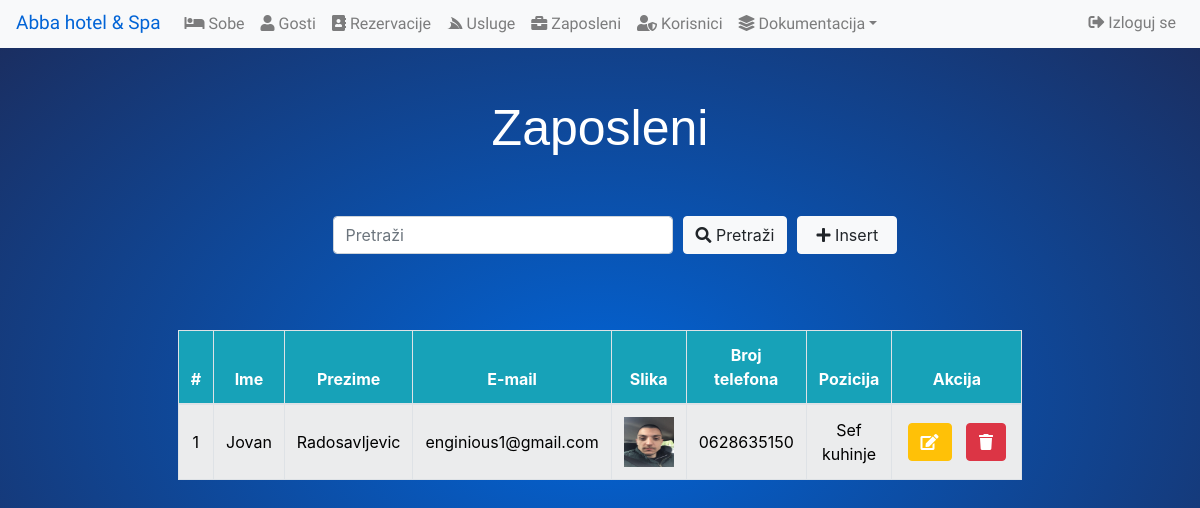
The page /zaposleni.php (signed in) on the database its author committed.
### tables this page shows
CREATE TABLE `zaposleni` (
  `radnik_id` int(11) NOT NULL,
  `ime` varchar(255) NOT NULL,
  `prezime` varchar(255) NOT NULL,
  `e_mail` varchar(255) NOT NULL,
  `slika` varchar(255) NOT NULL,
  `broj_telefona` varchar(11) NOT NULL,
  `pozicija` varchar(255) NOT NULL
);

### zaposleni.php (the view, shortened to what this page needs)
<?php
include 'dbconnect.php';
?>
<!DOCTYPE html>
<html>
<head>
  <?php include 'navbar.php' ?>
	<link rel="stylesheet" href="style.css">
	<link rel="stylesheet" href="bootstrap/css/bootstrap.min.css">
	<link href="https://cdnjs.cloudflare.com/ajax/libs/font-awesome/5.13.0/css/all.min.css" rel="stylesheet">
</head>
<body>
	<h2  class="display-3" style='display: none;'>Zaposleni</h2>
	<div class="display-search" style="display: none;">
		<div class="container row d-flex justify-content-center" style="margin-left: auto; margin-right: auto; margin-bottom: 5%;">
			<div class="col-md-4" style="margin-right: 10px;">
				<input type='text' name='search_bar' class='form-control'  placeholder='Pretraži'>
			</div>
			<div class="form-group row">
				<button class="btn btn-light" type='button' name='submit_search' id='search' style="margin-right: 10px; min-width: 100px;"><i class="fas fa-search"></i> Pretraži</button>
				<button class="btn btn-light" type='button' name='Insert' id='insert' data-toggle="modal" data-target="#insert_modal" style="min-width: 100px;"><i class="fas fa-plus"></i> Insert</button>
			</div>
		</div>
	</div>
		<table class="table table-striped table-bordered" id='tabela_zaposleni'  style='display: none;'>
			<thead class="bg-info">
				<tr>
					<th>#</th>
					<th>Ime</th>
					<th>Prezime</th>
					<th>E-mail</th>
					<th>Slika</th>
					<th>Broj telefona</th>
					<th>Pozicija</th>
					<th style="width: 130px">Akcija</th>
				</tr>
			</thead>
			<tbody id='tbody' class="bg-light">
<?php
$prikaz = "SELECT * FROM zaposleni";
$results = $conn->query($prikaz);
$i = 1;
while ($red = $results->fetch_assoc()) {
?>
				<tr>
					<td style='vertical-align: middle;'><?=$i++;?></td>
					<td style='vertical-align: middle;'><?=$red['ime'];?></td>
					<td style='vertical-align: middle;'><?=$red['prezime'];?></td>
					<td style='vertical-align: middle;'><?=$red['e_mail'];?></td>
					<td><img src='ajax/uploads/cv_slike/<?=$red['slika'];?>' height='50' width='50' data-html="true" data-toggle='tooltip' title="<img src='ajax/uploads/cv_slike/<?=$red['slika'];?>' height='150' width='150'>'"></td>
					<td style='vertical-align: middle;'><?=$red['broj_telefona'];?></td>
					<td style='vertical-align: middle;'><?=$red['pozicija'];?></td>
					<td style=' vertical-align: middle; min-width: 130px'>
						<button class="btn btn-warning edit" type='button' name='edit' id='edit' style='max-width:100px; margin-right: 10px; color: #fff;' data-toggle="modal" data-target="#insert_modal" value="<?=$red['radnik_id']?>"
						data-id="<?=$red['radnik_id'];?>"
						data-a="<?=$red['ime'];?>"
						data-b="<?=$red['prezime'];?>"
						data-c="<?=$red['e_mail'];?>"
						data-d="<?=$red['slika'];?>"
						data-e="<?=$red['broj_telefona'];?>"
						data-f="<?=$red['pozicija'];?>">
						<i class="fas fa-edit"></i>
						</button>
						<button class="btn btn-danger delete" name='delete' data-id="<?=$red['radnik_id']?>" id='delete'><i class="fas fa-trash"></i></button>
					</td>
				</tr>
<?php
}
?>
			</tbody>
		</table>
</body>
</html>

### style.css (style rules this page uses)
body { font-family: 'Antic', sans-serif; }
.display-3 { font-family: 'Prompt', sans-serif; padding: 50px 0; text-align: center; font-size: 50px !important; }
#tabela_zaposleni { width: 60%; margin-left:auto; margin-right:auto; font-size: 16px; text-align: center; vertical-align: middle; }

### zaposleni.php (style rules this page uses)
body { background: #0264d6; background: -moz-radial-gradient(center, ellipse cover, #0264d6 1%, #1c2b5a 100%); background: -webkit-gradient(radial, center center, 0px, center center, 100%, color-stop(1%,#0264d6), color-stop(100%,#1c2b5a)); background: -webkit-radial-gradient(center, ellipse cover, #0264d6 1%,#1c2b5a 100%); background: -o-radial-gradient(center, ellipse cover, #0264d6 1%,#1c2b5a 100%); background: -ms-radial-gradient(center, ellipse cover, #0264d6 1%,#1c2b5a 100%); background: radial-gradient(ellipse at center, #0264d6 1%,#1c2b5a 100%); filter: progid:DXImageTransform.Microsoft.gradient( startColorstr='#0264d6', endColorstr='#1c2b5a',GradientType=1 ); height:calc(100vh); width:100%; }
.display-3 { color: white; }
thead { color: #fff; }
tbody { color: #000; }

### rows shown on the page
zaposleni: ime "Jovan", prezime "Radosavljevic", e_mail "enginious1@gmail.com", slika (picture), broj_telefona "0628635150", pozicija "Sef kuhinje"
